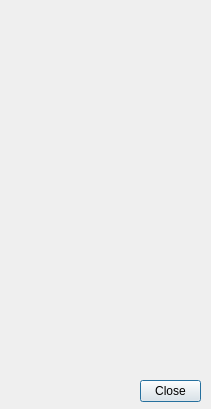
<?xml version="1.0" encoding="UTF-8"?>
<ui version="4.0">
 <class>UIMouseSetting</class>
 <widget class="QDialog" name="UIMouseSetting">
  <property name="geometry">
   <rect>
    <x>0</x>
    <y>0</y>
    <width>211</width>
    <height>409</height>
   </rect>
  </property>
  <property name="focusPolicy">
   <enum>Qt::StrongFocus</enum>
  </property>
  <property name="windowTitle">
   <string>Mouse Configuration</string>
  </property>
  <widget class="QLabel" name="label">
   <property name="geometry">
    <rect>
     <x>10</x>
     <y>0</y>
     <width>191</width>
     <height>351</height>
    </rect>
   </property>
   <property name="pixmap">
    <pixmap resource="../resources/resources.qrc">:/actions/mouse.png</pixmap>
   </property>
   <property name="scaledContents">
    <bool>true</bool>
   </property>
   <property name="alignment">
    <set>Qt::AlignCenter</set>
   </property>
  </widget>
  <widget class="QToolButton" name="tbC">
   <property name="geometry">
    <rect>
     <x>130</x>
     <y>70</y>
     <width>54</width>
     <height>58</height>
    </rect>
   </property>
   <property name="focusPolicy">
    <enum>Qt::NoFocus</enum>
   </property>
   <property name="toolTip">
    <string>C</string>
   </property>
   <property name="styleSheet">
    <string notr="true">QPushButton:hover,QToolButton:hover {
  background-color: rgba(117, 190, 218, 0.5); 
}
</string>
   </property>
   <property name="checkable">
    <bool>true</bool>
   </property>
   <property name="autoRaise">
    <bool>true</bool>
   </property>
  </widget>
  <widget class="QToolButton" name="tbB">
   <property name="geometry">
    <rect>
     <x>80</x>
     <y>70</y>
     <width>54</width>
     <height>31</height>
    </rect>
   </property>
   <property name="focusPolicy">
    <enum>Qt::NoFocus</enum>
   </property>
   <property name="toolTip">
    <string>B</string>
   </property>
   <property name="styleSheet">
    <string notr="true">QPushButton:hover,QToolButton:hover {
  background-color: rgba(117, 190, 218, 0.5); 
}
</string>
   </property>
   <property name="checkable">
    <bool>true</bool>
   </property>
   <property name="autoRaise">
    <bool>true</bool>
   </property>
  </widget>
  <widget class="QToolButton" name="tbA">
   <property name="geometry">
    <rect>
     <x>30</x>
     <y>70</y>
     <width>54</width>
     <height>58</height>
    </rect>
   </property>
   <property name="focusPolicy">
    <enum>Qt::NoFocus</enum>
   </property>
   <property name="toolTip">
    <string>A</string>
   </property>
   <property name="styleSheet">
    <string notr="true">QPushButton:hover,QToolButton:hover {
  background-color: rgba(117, 190, 218, 0.5); 
}
</string>
   </property>
   <property name="checkable">
    <bool>true</bool>
   </property>
   <property name="autoRaise">
    <bool>true</bool>
   </property>
  </widget>
  <widget class="QToolButton" name="tbStart">
   <property name="geometry">
    <rect>
     <x>90</x>
     <y>100</y>
     <width>31</width>
     <height>21</height>
    </rect>
   </property>
   <property name="focusPolicy">
    <enum>Qt::NoFocus</enum>
   </property>
   <property name="toolTip">
    <string>Start</string>
   </property>
   <property name="styleSheet">
    <string notr="true">QPushButton:hover,QToolButton:hover {
  background-color: rgba(117, 190, 218, 0.5); 
}
</string>
   </property>
   <property name="checkable">
    <bool>true</bool>
   </property>
   <property name="autoRaise">
    <bool>true</bool>
   </property>
  </widget>
  <widget class="QLabel" name="lInfos">
   <property name="geometry">
    <rect>
     <x>10</x>
     <y>340</y>
     <width>191</width>
     <height>41</height>
    </rect>
   </property>
   <property name="alignment">
    <set>Qt::AlignCenter</set>
   </property>
  </widget>
  <widget class="QDialogButtonBox" name="padButtons">
   <property name="geometry">
    <rect>
     <x>140</x>
     <y>380</y>
     <width>61</width>
     <height>23</height>
    </rect>
   </property>
   <property name="standardButtons">
    <set>QDialogButtonBox::Close</set>
   </property>
  </widget>
  <widget class="QToolButton" name="tbAxis">
   <property name="geometry">
    <rect>
     <x>80</x>
     <y>190</y>
     <width>51</width>
     <height>51</height>
    </rect>
   </property>
   <property name="focusPolicy">
    <enum>Qt::NoFocus</enum>
   </property>
   <property name="toolTip">
    <string>Axis</string>
   </property>
   <property name="styleSheet">
    <string notr="true">QPushButton:hover,QToolButton:hover {
  background-color: rgba(117, 190, 218, 0.5); 
}
</string>
   </property>
   <property name="checkable">
    <bool>true</bool>
   </property>
   <property name="autoRaise">
    <bool>true</bool>
   </property>
  </widget>
 </widget>
 <resources>
  <include location="../resources/resources.qrc"/>
 </resources>
 <connections>
  <connection>
   <sender>padButtons</sender>
   <signal>rejected()</signal>
   <receiver>UIMouseSetting</receiver>
   <slot>reject()</slot>
   <hints>
    <hint type="sourcelabel">
     <x>20</x>
     <y>20</y>
    </hint>
    <hint type="destinationlabel">
     <x>20</x>
     <y>20</y>
    </hint>
   </hints>
  </connection>
 </connections>
</ui>
